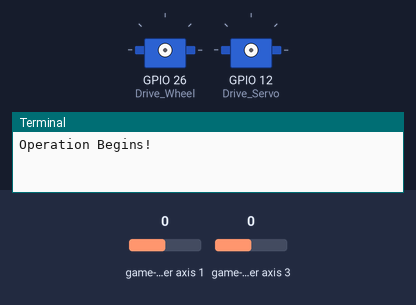
The program below on a simulated Raspberry Pi (BCM pin numbers). On the bench: 2 × servo, the last lines printed to the terminal. Inputs (shaded band) come from the test bench; at power-on: game-controller axis 1 0, game-controller axis 3 0. Servo angles are drawn from the pulse width (0.5 ms = 0°, 2.5 ms = 180°).

Above: at 6.2 s.
6.3 s: game-controller axis 1 set to -1
7.8 s: game-controller axis 3 set to -1
At 9.0 s:
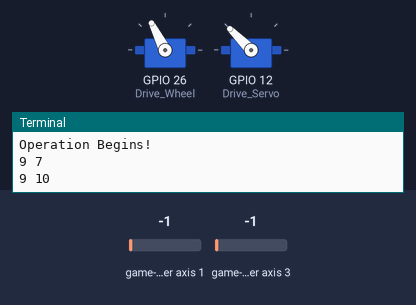
9.3 s: game-controller axis 1 set to 0
At 10.2 s:
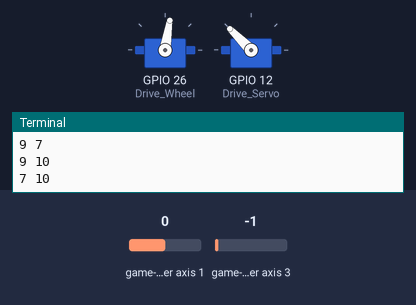
10.8 s: game-controller axis 3 set to -0.5
At 11.3 s:
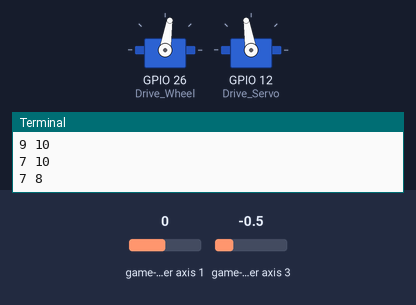
12.3 s: game-controller axis 1 set to 0.5
At 13.5 s:
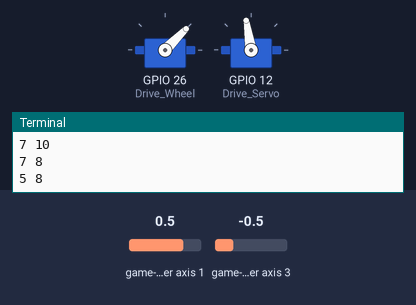
13.8 s: game-controller axis 3 set to 0.5
At 14.8 s:
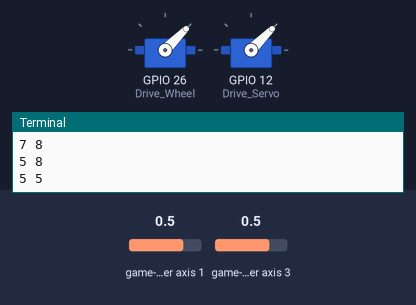
Timing chart, 0 to 16.3 s (numbered marks = the images above; inputs shaded):
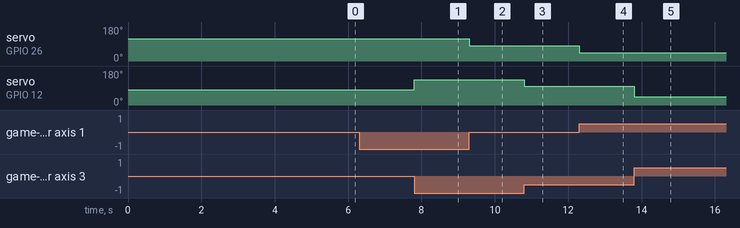

The program:

main_bot.py
```python
#!usr/bin/env python3

import time
import pygame
import RPi.GPIO as GPIO
GPIO.setmode(GPIO.BCM)
GPIO.setwarnings(False)
GPIO.cleanup()

Drive_Wheel = 26
Drive_Servo = 12

GPIO.setup(Drive_Wheel, GPIO.OUT)
GPIO.setup(Drive_Servo, GPIO.OUT)

Drive_Wheel = GPIO.PWM(Drive_Wheel, 50)
Drive_Servo = GPIO.PWM(Drive_Servo, 50)

Drive_Wheel.start(0)
Drive_Servo.start(0)

#Sleep for initial boot up
time.sleep(5)
print("Operation Begins!")
# Joystick Control Parameters
axisLeftRight = 3
axisUpDown = 1
axisUpDownInverted = True #The up Down axis is reversed
axisLeftRightInverted = False
leftRight = 0
upDown = 0
pygame.init()
pygame.joystick.init()
joystick = pygame.joystick.Joystick(0)
joystick.init()


# Turn off All motors in unexpected and key board interruption.
def MotorOff():
  Drive_Wheel.ChangeDutyCycle(0)
  Drive_Servo.ChangeDutyCycle(0)

MotorOff()
# Scale the signal from -1 to 1 to Control signal
def Scale(upDown, leftRight):
  if upDown >9: upDown = 9
  if upDown < -9: upDown = -9
  if leftRight >9: leftRight = 9
  if leftRight < -9: leftRight = -9
# From 1 to 9
#  leftRight = int((((leftRight + 9)*8)/18)+1)
# Fromt 9 to 1
  upDown = int((((upDown + 9)* (4))/18)+ 5)
  leftRight = int((((leftRight + 9)*(-6))/18)+10)
  return(upDown, leftRight)

#Control the signal by changing PWM duty cycle.
def control_op(upDown, leftRight):
  Drive_Wheel.ChangeDutyCycle(upDown)
  Drive_Servo.ChangeDutyCycle(leftRight)


# Main Program which will read the signal, scale it and send control_op signals.
def PygameHandler(events):
    global leftRight
    global upDown
    for event in events:
      if event.type == pygame.JOYAXISMOTION:
        upDown = int(joystick.get_axis(axisUpDown)*10)
        leftRight = int(joystick.get_axis(axisLeftRight)*10)
        if axisUpDownInverted:
          upDown = -upDown
        if axisLeftRightInverted:
          leftRight = -leftRight
        upDown, leftRight = Scale(upDown, leftRight)
        control_op(upDown, leftRight)
      else:
        control_op(7,7)
      print(upDown, leftRight)


#Main Loop which will exit if KeyboardInterrupt and cleanup the GPIO signal.
try:
  while 1:
    PygameHandler(pygame.event.get())
except KeyboardInterrupt:
  MotorOff()
  GPIO.cleanup()
  print("Exiting")
```

Measured:
- the behaviour switches between -0.5 and -1 on game-controller axis 3 (found by bisection; images 0 and 1)
- the behaviour switches between -1 and -0.5 on game-controller axis 1 (found by bisection; images 1 and 2)
- after the input at 7.8 s, servo on GPIO 12 (Drive_Servo): 81° → 135° at once
- after the input at 9.3 s, servo on GPIO 26 (Drive_Wheel): 117° → 81° at once
- after the input at 10.8 s, servo on GPIO 12 (Drive_Servo): 135° → 99° at once
- after the input at 12.3 s, servo on GPIO 26 (Drive_Wheel): 81° → 45° at once
- after the input at 13.8 s, servo on GPIO 12 (Drive_Servo): 99° → 45° at once
